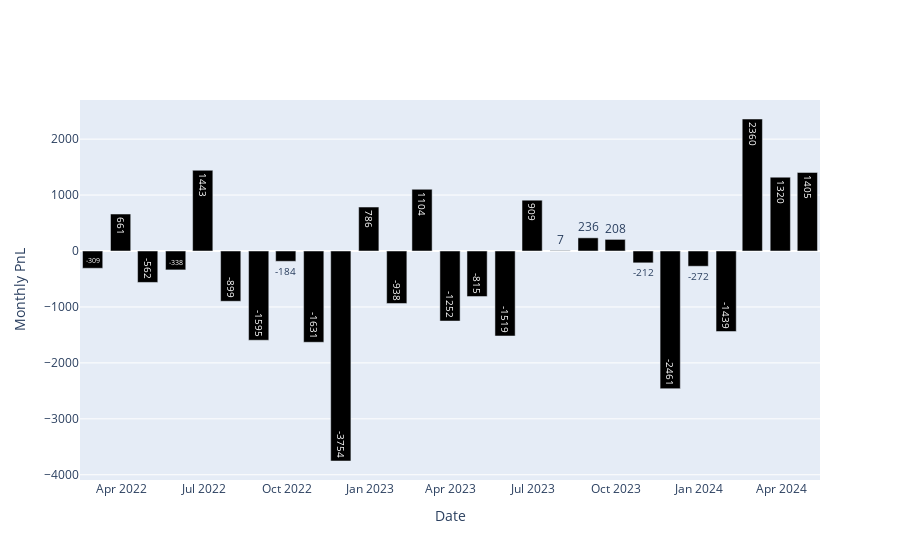

The notebook cell saved with this chart:
### Code cell
fig = go.Figure()

fig.add_trace(go.Bar(x=monthly_df.index,
                     y=monthly_df["net_pnl"],
                     text=round(monthly_df["net_pnl"], 0),
                    marker_color= []
                     ))




fig.update_layout(
    xaxis_title="Date",
    yaxis_title="Monthly PnL",


    legend_orientation="h",
    legend_yanchor="bottom",
    legend_xanchor="auto",
)


fig.show()

### Figure 1 — Plotly figure (JSON) as saved in the notebook; plotly's stock layout.template omitted (floating-point values rounded to 4 significant figures)
{"data": [{"marker": {"color": []}, "text": [-309, 661, -562, -338, 1443, -899, -1595, -184, -1631, -3754, 786, -938, 1104, -1252, -815, -1519, 909, 7, 236, 208, -212, -2461, -272, -1439, 2360, 1320, 1405], "type": "bar", "x": ["2022-02-28T00:00:00", "2022-03-31T00:00:00", "2022-04-30T00:00:00", "2022-05-31T00:00:00", "2022-06-30T00:00:00", "2022-07-31T00:00:00", "2022-08-31T00:00:00", "2022-09-30T00:00:00", "2022-10-31T00:00:00", "2022-11-30T00:00:00", "2022-12-31T00:00:00", "2023-01-31T00:00:00", "2023-02-28T00:00:00", "2023-03-31T00:00:00", "2023-04-30T00:00:00", "2023-05-31T00:00:00", "2023-06-30T00:00:00", "2023-07-31T00:00:00", "2023-08-31T00:00:00", "2023-09-30T00:00:00", "2023-10-31T00:00:00", "2023-11-30T00:00:00", "2023-12-31T00:00:00", "2024-01-31T00:00:00", "2024-02-29T00:00:00", "2024-03-31T00:00:00", "2024-04-30T00:00:00"], "y": [-308.7, 661.2, -561.7, -337.8, 1443.0, -898.8, -1595.0, -184.2, -1631.0, -3754.0, 785.9, -937.8, 1104.0, -1252.0, -814.8, -1519.0, 909.4, 6.84, 235.5, 207.7, -211.6, -2461.0, -272.4, -1439.0, 2360.0, 1320.0, 1405.0]}], "layout": {"legend": {"orientation": "h", "xanchor": "auto", "yanchor": "bottom"}, "xaxis": {"title": {"text": "Date"}}, "yaxis": {"title": {"text": "Monthly PnL"}}}}
